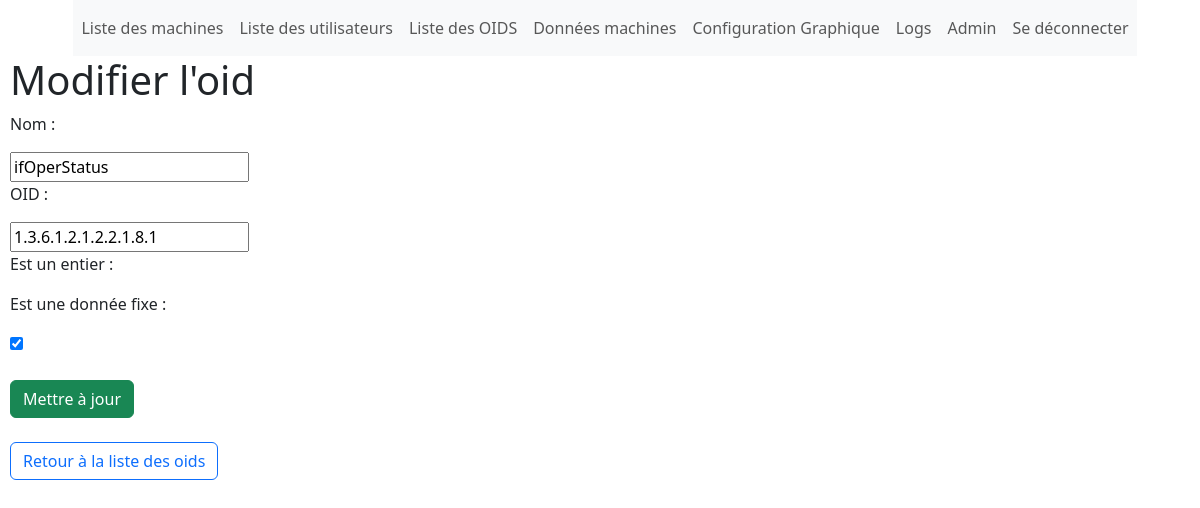
/menu_principal/edit_oid/19/ (signed in), run on the app's committed database.
### configuration/models.py (models this page shows, shortened)
class OID(models.Model):
    name = models.CharField(max_length=255)
    oid = models.CharField(max_length=255)
    Donnee_fixe = models.BooleanField(default=False)

### configuration/views.py (the view)
# urls.py: path('edit_oid/<int:oid_id>/', views.edit_oid, name='edit_oid'),
@login_required
def edit_oid(request, oid_id):
    oid = get_object_or_404(OID, id=oid_id)
    if request.method == 'POST':
        form = OIDForm(request.POST , instance=oid)
        if form.is_valid():
            form.save()
            return redirect('liste_oids')
    else:
        form = OIDForm(instance=oid)
    return render(request, 'edit_oid.html', {'form': form})

### configuration/forms.py
class OIDForm (forms.ModelForm):
    class Meta :
        model = OID
        fields = ['name' , 'oid', 'Donnee_fixe']

### configuration/templates/edit_oid.html (shortened to what this page needs)
{% include 'template.html' %}
<!DOCTYPE html>
<html lang="en">
<head>
</head>
<body>
    <h1>Modifier l'oid</h1>
    <form method="post">
        <p>Nom :</p>
        {{ form.name }}
        <p>OID :</p>
        {{ form.oid }}
         <p>Est un entier :</p>
         <p>Est une donnée fixe :</p>
         {{ form.Donnee_fixe }}
        <button class="btn btn-success" type="submit">Mettre à jour</button>
    </form>
    <br>
    <a class="btn btn-outline-primary" href="{% url 'liste_oids' %}">Retour à la liste des oids</a>
</body>
</html>

### configuration/templates/template.html (style rules this page uses)
body { margin-left: 10px; }

### data on the page
OID: name "ifOperStatus", oid "1.3.6.1.2.1.2.2.1.8.1", Donnee_fixe "☑"
